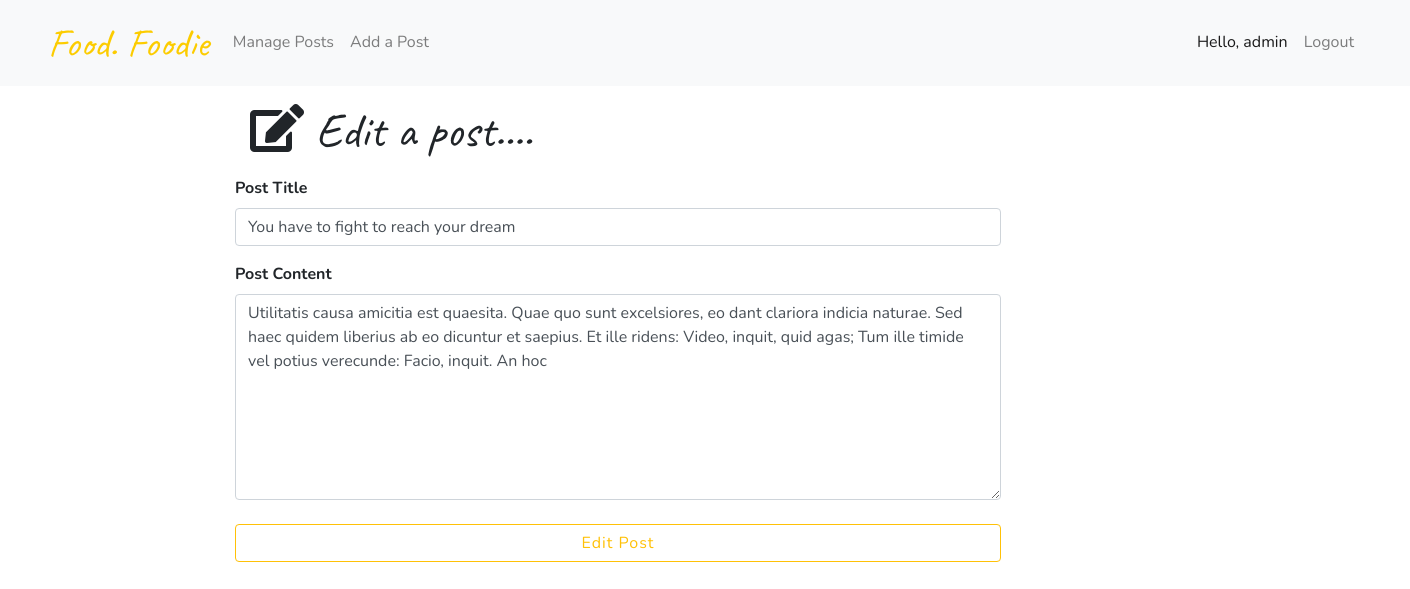
The page /admin/admin_edit.php?id=2 on the database its author committed.
### tables this page shows
CREATE TABLE `post` (
  `ID` int(11) NOT NULL,
  `title` varchar(255) NOT NULL,
  `author` varchar(255) NOT NULL,
  `content` varchar(255) NOT NULL,
  `imgUrl` varchar(255) NOT NULL,
  `date_created` datetime NOT NULL DEFAULT CURRENT_TIMESTAMP
);

### admin/admin_edit.php (the view)
<?php
include_once '../admin/admin_header.php';
include '../db.php';
if(isset($_GET['id'])) {
  $id = $_GET['id'];
  $sql = "SELECT * FROM post WHERE ID = ?";
  $stmt = $conn->prepare($sql);
  $stmt->bind_param("s", $id);
  $stmt->execute();
  $results = $stmt->get_result();
  $rows = $results->fetch_assoc();
  $title = filter_var($rows['title'], FILTER_SANITIZE_STRING);
  $content = filter_var($rows['content'], FILTER_SANITIZE_STRING);
  $id = filter_var($rows['ID'], FILTER_SANITIZE_STRING);
} else if(isset($_POST['submit'])) {
  $id = $_POST['submit'];
  $title = $_POST['title'];
  $content = $_POST['content'];
  $sql = "UPDATE post SET post.content = ?, post.title = ? WHERE post.ID = ?";
  $stmt = $conn->prepare($sql);
  $stmt->bind_param("sss", $content, $title, $id);
  $stmt->execute();
  var_dump($stmt);
  if($stmt->affected_rows == 1 && $stmt->errno == 0) {
    $location = "Location: ./../showpost.php?id={$id}&update=true";
    header($location);
  }
}
 ?>
<div class="container-fluid pb-5 offset-md-2">
  <h2 class="display-4 mt-3 mb-3" style="font-family: 'Caveat', cursive; font-size: 3rem"><i class="fas fa-edit"></i> Edit a post....</h2>
  <div class="row">
    <form class="" action="admin_edit.php" method="post">
      <label class="font-weight-bold" for="title">Post Title</label>
      <input type="text" name="title" value="<?php if(isset($title)) {echo $title;} ?>" class="form-control" placeholder="Post title..."value="">
      <label class="font-weight-bold mt-3" for="content">Post Content</label>
      <textarea name="content" class="form-control" rows="8" cols="80"><?php if(isset($content)) {echo $content;} ?></textarea>
      <button type="submit" class="btn mt-4 btn-block btn-outline-warning" value="<?php if(isset($id)) {echo $id;} ?>" name="submit">Edit Post</button>
    </form>
  </div>
</div>

### style.css (style rules this page uses)
* { padding: 0; margin: 0; font-family: 'Nunito', sans-serif; box-sizing: border-box; }
button { background: #6caa7f; border-style: none; padding: 0.7rem 1.3rem; font-size: 0.9rem; font-weight: 700; letter-spacing: 1px; color: #fff; }

### rows shown on the page
post: title "You have to fight to reach your dream", content "Utilitatis causa amicitia est quaesita. Quae quo sunt excelsiores, eo dant clariora indicia naturae. Sed haec quidem liberius ab eo dicuntur et saepius. Et ille ridens: Video, inquit, quid agas; Tum ille timide vel potius verecunde: Facio, inquit. An hoc"
